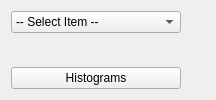
      <widget class="QWidget" name="tab_2">
       <attribute name="title">
        <string>Histograms</string>
       </attribute>
       <layout class="QGridLayout" name="gridLayout_4">
        <item row="1" column="3">
         <widget class="PlotWidget" name="widget_3" native="true"/>
        </item>
        <item row="1" column="5">
         <widget class="PlotWidget" name="widget_5" native="true"/>
        </item>
        <item row="1" column="2">
         <widget class="PlotWidget" name="widget_2" native="true"/>
        </item>
        <item row="1" column="1">
         <widget class="QWidget" name="widget" native="true">
          <property name="minimumSize">
           <size>
            <width>170</width>
            <height>0</height>
           </size>
          </property>
          <property name="maximumSize">
           <size>
            <width>170</width>
            <height>16777215</height>
           </size>
          </property>
         </widget>
        </item>
        <item row="2" column="1">
         <widget class="QWidget" name="widget_6" native="true">
          <property name="minimumSize">
           <size>
            <width>170</width>
            <height>0</height>
           </size>
          </property>
          <property name="maximumSize">
           <size>
            <width>170</width>
            <height>16777215</height>
           </size>
          </property>
         </widget>
        </item>
        <item row="1" column="4">
         <widget class="PlotWidget" name="widget_4" native="true"/>
        </item>
        <item row="2" column="4">
         <widget class="PlotWidget" name="widget_9" native="true"/>
        </item>
        <item row="2" column="3">
         <widget class="PlotWidget" name="widget_8" native="true"/>
        </item>
        <item row="0" column="1">
         <widget class="QComboBox" name="comboBox">
          <item>
           <property name="text">
            <string>-- Select Item --</string>
           </property>
          </item>
          <item>
           <property name="text">
            <string>Normalization</string>
           </property>
          </item>
          <item>
           <property name="text">
            <string>Global Threshold</string>
           </property>
          </item>
          <item>
           <property name="text">
            <string>Local Threshold</string>
           </property>
          </item>
          <item>
           <property name="text">
            <string>Equalization</string>
           </property>
          </item>
         </widget>
        </item>
        <item row="2" column="2">
         <widget class="PlotWidget" name="widget_7" native="true"/>
        </item>
        <item row="2" column="5">
         <widget class="PlotWidget" name="widget_10" native="true"/>
        </item>
        <item row="3" column="1">
         <widget class="QPushButton" name="pushButton_histo">
          <property name="text">
           <string>Histograms</string>
          </property>
         </widget>
        </item>
       </layout>
      </widget>
